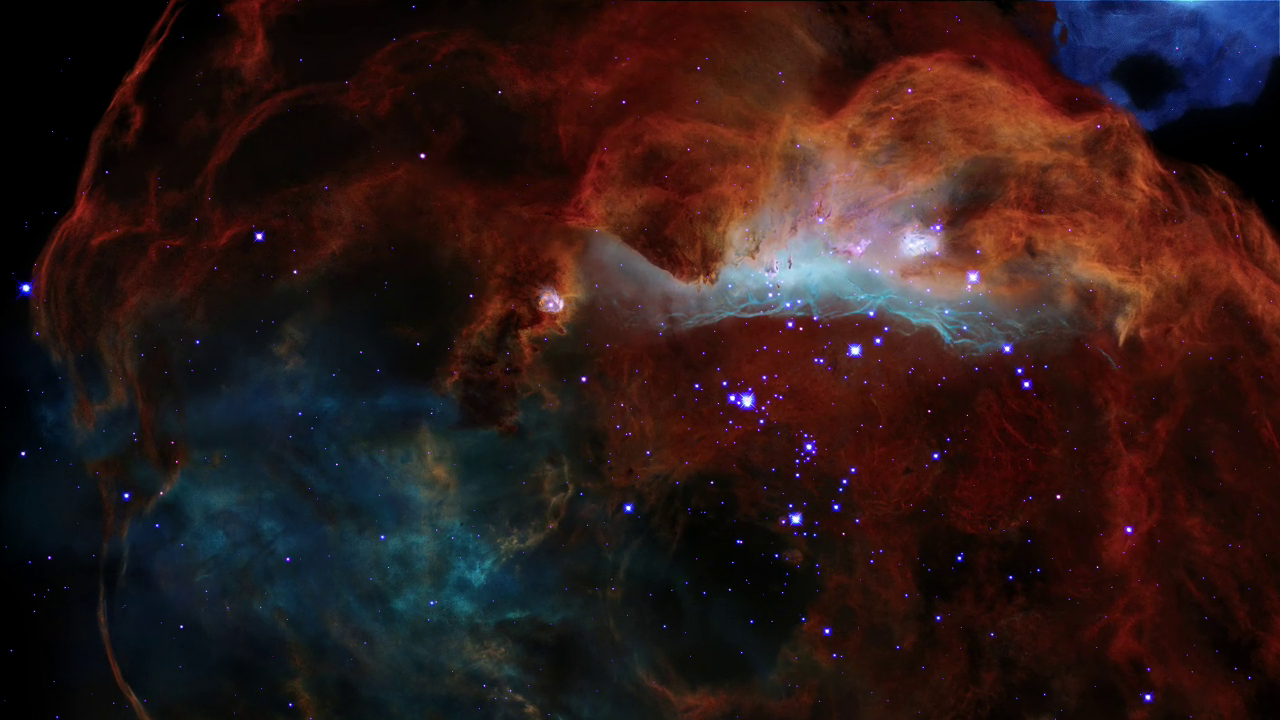
#> input picture galaxy-harmonix/testing playground/frame_playground/image.png, 1280 x 720 px
$ python main.py
#> lines starting #> are read from the running program, lines starting #| are printed output that depends on the picture
### galaxy-harmonix/processing/utils.py

"""
Utility functions

"""
import numpy as np
from scipy.io import wavfile


# CONSTANTS


minPitch = 220
maxPitch = 4800

minDuration = 0.2
maxDuration = 0.5

minVolume = 0
maxVolume = 127

factor = [0.68, 0.26, 0.03, 0., 0.03]
length = [0.01, 0.6, 0.29, 0.1]
decay = [0.05,0.02,0.005,0.1]
sustain_level = 0.1


def compress(img, scale=0.1):
    x, y = img.size
    return img.resize((int(x * scale), int(y * scale)))

# [81 lines left out: functions is_hot, extract_border, map_range, get_channels, not called in this run]

def get_piano_notes():
    '''
    Get the frequency in hertz for all keys on a standard piano.

    Returns
    -------
    note_freqs : dict
        Mapping between note name and corresponding frequency.

    '''

    # White keys are in Uppercase and black keys (sharps) are in lowercase
    octave = ['C', 'c', 'D', 'd', 'E', 'F', 'f', 'G', 'g', 'A', 'a', 'B']
    base_freq = 440  # Frequency of Note A4
    keys = np.array([x + str(y) for y in range(0, 9) for x in octave])
    # Trim to standard 88 keys
    start = np.where(keys == 'A0')[0][0]
    end = np.where(keys == 'C8')[0][0]
    keys = keys[start:end + 1]

    note_freqs = dict(zip(keys, [2 ** ((n + 1 - 49) / 12) * base_freq for n in range(len(keys))]))
    note_freqs[''] = 0.0  # stop
    return note_freqs


def get_sine_wave(frequency, duration, sample_rate=44100, amplitude=4096):
    '''
    Get pure sine wave.

    Parameters
    ----------
    frequency : float
        Frequency in hertz.
    duration : float
        Time in seconds.
    sample_rate : int, optional
        Wav file sample rate. The default is 44100.
    amplitude : int, optional
        Peak Amplitude. The default is 4096.

    Returns
    -------
    wave : TYPE
        DESCRIPTION.

    '''
    t = np.linspace(0, duration, int(sample_rate * duration))
    wave = amplitude * np.sin(2 * np.pi * frequency * t)
    return wave


def apply_overtones(frequency, duration, factor, sample_rate=44100, amplitude=4096):
    '''
    Return fundamental note with overtones applied.

    Parameters
    ----------
    frequency : float
        Frequency in hertz.
    duration : float
        Time in seconds.
    factor : list
        List of floats as fraction of the fundamental amplitude for amplitudes
        of the overtones.
    sample_rate : int, optional
        Wav file sample rate. The default is 44100.
    amplitude : int, optional
        Peak Amplitude. The default is 4096.

    Returns
    -------
    fundamental : ndarray
        Output note of `float` type.

    '''

    assert abs(1 - sum(factor)) < 1e-8


    frequencies = np.minimum(np.array([frequency * (x + 1) for x in range(len(factor))]), sample_rate // 2)
    amplitudes = np.array([amplitude * x for x in factor])

    fundamental = get_sine_wave(frequencies[0], duration, sample_rate, amplitudes[0])
    for i in range(1, len(factor)):
        overtone = get_sine_wave(frequencies[i], duration, sample_rate, amplitudes[i])
        fundamental += overtone
    return fundamental


def get_adsr_weights(frequency, duration, length, decay, sustain_level, sample_rate=44100):
    '''
    ADSR(attack, decay, sustain, and release) envelop generator with exponential
    weights applied.

    Parameters
    ----------
    frequency : float
        Frequency in hertz.
    duration : float
        Time in seconds.
    length : list
        List of fractions that indicates length of each stage in ADSR.
    decay : list
        List of float for decay factor to be used in each stage for exponential
        weights.
    sustain_level : float
        Amplitude of `S` stage as a fraction of max amplitude.
    sample_rate : int, optional
        Wav file sample rate. The default is 44100.

    Returns
    -------
    weights : ndarray

    '''
    assert abs(sum(length) - 1) < 1e-8
    assert len(length) == len(decay) == 4

    intervals = int(duration * frequency)
    len_A = np.maximum(int(intervals * length[0]), 1)
    len_D = np.maximum(int(intervals * length[1]), 1)
    len_S = np.maximum(int(intervals * length[2]), 1)
    len_R = np.maximum(int(intervals * length[3]), 1)

    decay_A = decay[0]
    decay_D = decay[1]
    decay_S = decay[2]
    decay_R = decay[3]

    A = 1 / np.array([(1 - decay_A) ** n for n in range(len_A)])
    A = A / np.nanmax(A)
    D = np.array([(1 - decay_D) ** n for n in range(len_D)])
    D = D * (1 - sustain_level) + sustain_level
    S = np.array([(1 - decay_S) ** n for n in range(len_S)])
    S = S * sustain_level
    R = np.array([(1 - decay_R) ** n for n in range(len_R)])
    R = R * S[-1]

    weights = np.concatenate((A, D, S, R))
    smoothing = np.array([0.1 * (1 - 0.1) ** n for n in range(5)])
    smoothing = smoothing / np.nansum(smoothing)
    weights = np.convolve(weights, smoothing, mode='same')

    weights = np.repeat(weights, int(sample_rate * duration / intervals))
    tail = int(sample_rate * duration - weights.shape[0])
    if tail > 0:
        weights = np.concatenate((weights, weights[-1] - weights[-1] / tail * np.arange(tail)))
    return weights


# [108 lines left out: functions apply_pedal, get_song_data, get_factor_from_file, not called in this run]

factor = [0.68, 0.26, 0.03, 0., 0.03]
length = [0.01, 0.6, 0.29, 0.1]
decay = [0.05,0.02,0.005,0.1]
sustain_level = 0.1

### galaxy-harmonix/testing playground/frame_playground/main.py
from PIL import Image
from processing.utils import *
from scipy.io import wavfile
import matplotlib.pyplot as plt
import matplotlib.image as mpimg
from mpl_toolkits.axes_grid1.inset_locator import zoomed_inset_axes, mark_inset


def plot_zoomed_area(image_path, x_start, x_end, y_start, y_end, zoom_factor=2, inset_loc=1):
    img = mpimg.imread(image_path)

    fig, ax = plt.subplots(figsize=(6, 6))
    ax.imshow(img, cmap='viridis')
    ax.set_title('Original Image')

    axins = zoomed_inset_axes(ax, zoom_factor, loc=inset_loc)

    # Calculate the extent for the zoomed-in area
    extent = [x_start, x_end, y_start, y_end]

    # Crop the zoomed-in area from the original image
    zoomed_area = img[y_start:y_end, x_start:x_end]

    axins.imshow(zoomed_area, cmap='viridis', extent=extent)

    # Mark the area in the original image corresponding to the inset
    mark_inset(ax, axins, loc1=2, loc2=4, fc="none", ec="white")

    # Set the font color to white for axis labels and number marks
    for label in axins.get_xticklabels() + axins.get_yticklabels():
        label.set_color('white')

    plt.show()


# plot_zoomed_area('your_image.png', 100, 105, 50, 55)


def surface(data):
    x = np.arange(data.shape[1])
    y = np.arange(data.shape[0])
    X, Y = np.meshgrid(x, y)

    fig = plt.figure()
    ax = fig.add_subplot(111, projection='3d')
    ax.plot_surface(X, Y, data, cmap='viridis')
    ax.set_xlabel('X')
    ax.set_ylabel('Y')
    ax.set_zlabel('Z')
    plt.show()
def show(*args):
    nr = len(args)
    fig, ax = plt.subplots(nr)
    if nr>1:
        for i,j in zip(ax, args):
            i.imshow(j)
    else:
        ax.imshow(args[0])
    plt.show()

def compress(img, scale=0.1):
    x, y = img.size
    return img.resize((int(x * scale), int(y * scale)))


# image compress
img = Image.open('image.png')
#> img is the input picture: PIL image 1280x720 RGB; mean R, G, B 46.2, 27, 25.8

# plot_zoomed_area('image.png', 740,750,385,395,25)
lum = img.convert('L')
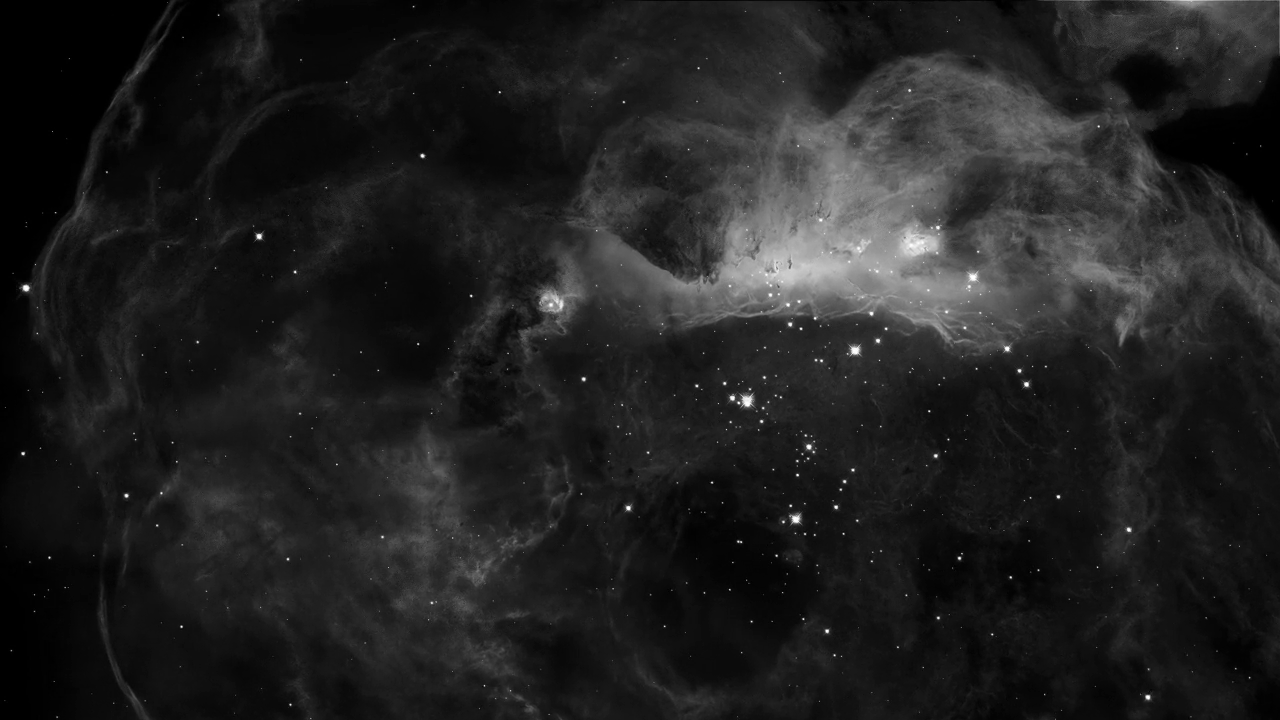
#> lum: PIL image 1280x720 L; min 0, max 255, mean 32.6

red_scale_image = img.split()[1]
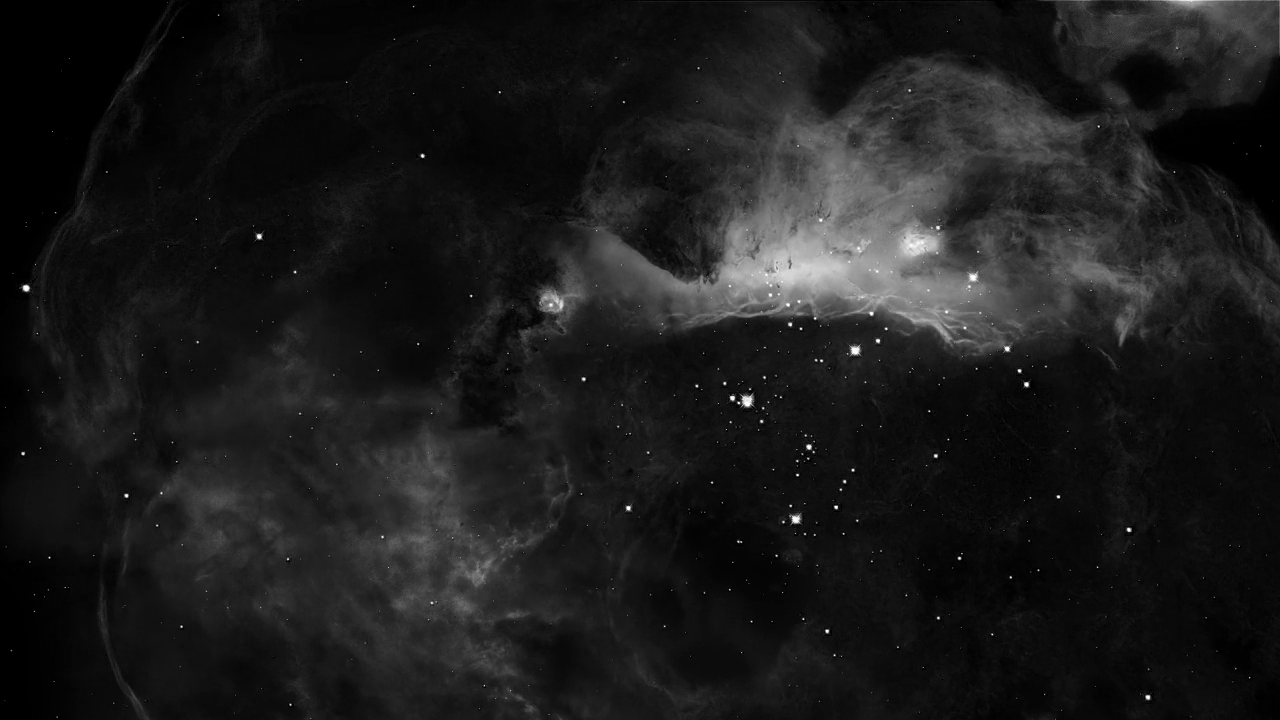
#> red_scale_image: PIL image 1280x720 L; min 0, max 255, mean 27
# red_scale_image = Image.merge('L', [red_scale_image])

img2 = compress(img)
#> in compress, `return img.resize((int(x * scale), int(y * scale)))`:
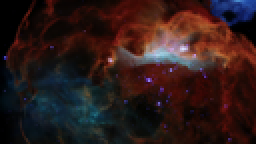
#> returned value: PIL image 128x72 RGB (shown 2 times larger); mean R, G, B 46.2, 27, 25.8
img2 = img2.convert('L')# (128, 72)
show( img2)
img = np.array(img)
lum = np.array(lum)
img2 = np.array(img2)

for i in range(lum.shape[0]):
    for j in range(lum.shape[1]):
        if lum[i,j] > 240:
            pass
        else:
            lum[i,j] = 0
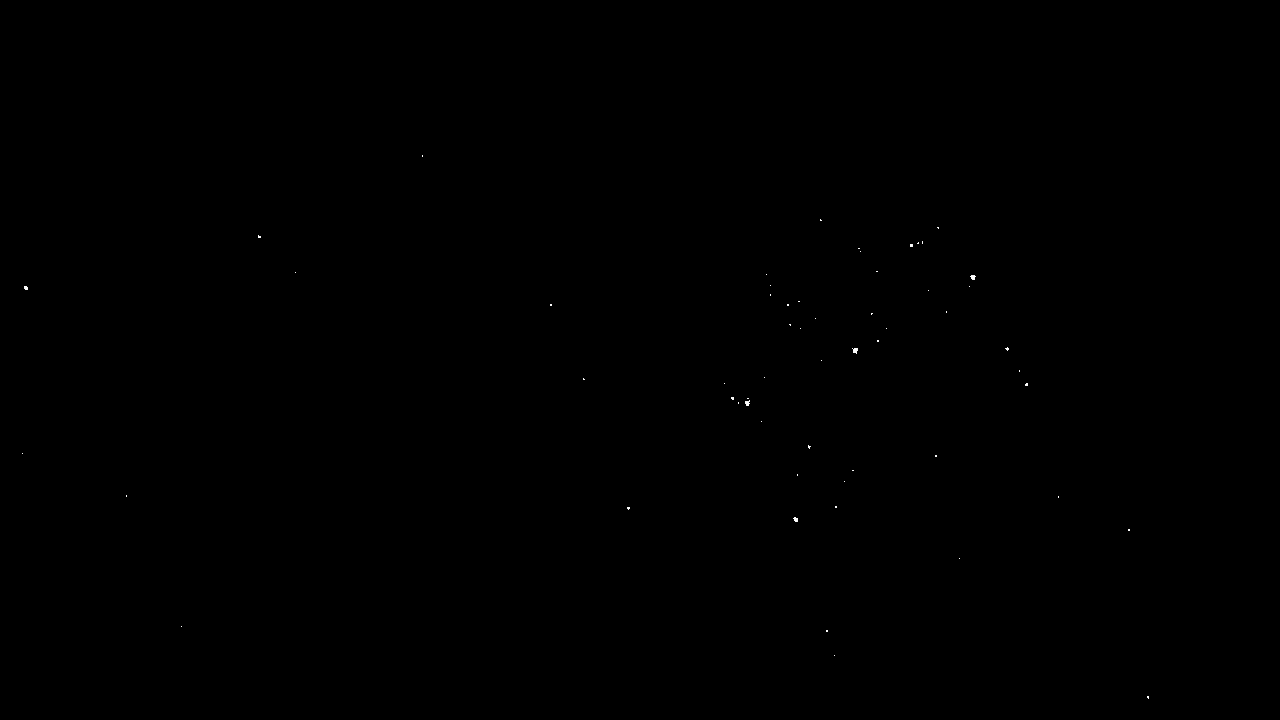
#> lum: shape (720, 1280); min 0, max 255, mean 0.1
img2 = Image.fromarray(lum)
show(lum)


print(img.size)
#| 2764800


slid = lum[:,0]
#> slid = 720 values from 0 to 0
# plt.plot(slid)
# plt.show()
print(slid[0:2])
#| [0 0]
# surface(lum)


tones = get_piano_notes()
frequency = 110
base = get_sine_wave(frequency,1)
factor = [0.5,0.2,0.3]
note = apply_overtones(frequency,1,factor,)
weights = get_adsr_weights(frequency,1, length=[0.05, 0.25, 0.55, 0.15],
                           decay=[0.075,0.02,0.005,0.1], sustain_level=0.1)
data = note*weights
data = data*(4096/np.max(data)) # Adjusting the Amplitude
wavfile.write('../music_playground/imagetone.wav', 44100, data.astype(np.int16))


# [1,0,0,0,1,1,1,0,1,0,0,0,0,0,1,1,1,0,0,0,]
